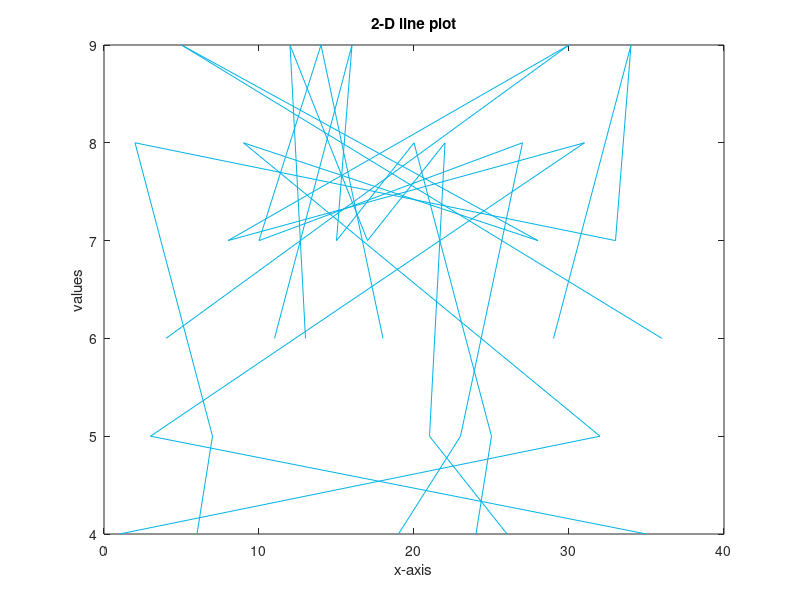

Write the MATLAB code that produced this figure.
x = [5 8 9 7 6 5]

y = [4 5 8 7 9 6 ]

plot(x,y)

plot(x) 

x = magic(6) 

plot(x,y)  

plot(x,y,'*')

plot(x,y,'--')

plot(x,y,'Color',[0,0.7,0.9])

plot(x,y,'Color',[0,0.7,1.0])

plot(x,y,'Color',[0,0.7,0.9]); title('2-D line plot'); xlabel('x-axis'); ylabel('values'); 